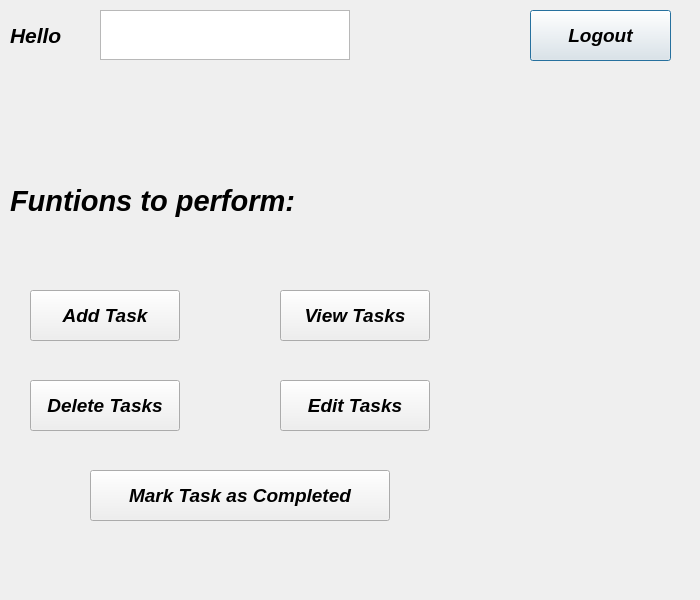
<?xml version="1.0" encoding="UTF-8"?>
<ui version="4.0">
 <class>MainPage</class>
 <widget class="QDialog" name="MainPage">
  <property name="geometry">
   <rect>
    <x>0</x>
    <y>0</y>
    <width>700</width>
    <height>600</height>
   </rect>
  </property>
  <property name="maximumSize">
   <size>
    <width>700</width>
    <height>600</height>
   </size>
  </property>
  <property name="windowTitle">
   <string>Dialog</string>
  </property>
  <widget class="QTextEdit" name="UsernameTextField">
   <property name="geometry">
    <rect>
     <x>100</x>
     <y>10</y>
     <width>250</width>
     <height>50</height>
    </rect>
   </property>
   <property name="maximumSize">
    <size>
     <width>250</width>
     <height>50</height>
    </size>
   </property>
   <property name="font">
    <font>
     <pointsize>12</pointsize>
    </font>
   </property>
   <property name="autoFillBackground">
    <bool>true</bool>
   </property>
  </widget>
  <widget class="QLabel" name="HelloMessageLabel">
   <property name="geometry">
    <rect>
     <x>10</x>
     <y>20</y>
     <width>81</width>
     <height>31</height>
    </rect>
   </property>
   <property name="maximumSize">
    <size>
     <width>100</width>
     <height>50</height>
    </size>
   </property>
   <property name="font">
    <font>
     <pointsize>16</pointsize>
     <italic>true</italic>
     <bold>true</bold>
    </font>
   </property>
   <property name="text">
    <string>Hello</string>
   </property>
  </widget>
  <widget class="QPushButton" name="logoutButton">
   <property name="geometry">
    <rect>
     <x>530</x>
     <y>10</y>
     <width>141</width>
     <height>51</height>
    </rect>
   </property>
   <property name="maximumSize">
    <size>
     <width>150</width>
     <height>70</height>
    </size>
   </property>
   <property name="font">
    <font>
     <pointsize>14</pointsize>
     <italic>true</italic>
     <bold>true</bold>
    </font>
   </property>
   <property name="text">
    <string>Logout</string>
   </property>
  </widget>
  <widget class="QLabel" name="FunctionMessageLabel">
   <property name="geometry">
    <rect>
     <x>10</x>
     <y>170</y>
     <width>400</width>
     <height>61</height>
    </rect>
   </property>
   <property name="maximumSize">
    <size>
     <width>400</width>
     <height>100</height>
    </size>
   </property>
   <property name="font">
    <font>
     <pointsize>22</pointsize>
     <italic>true</italic>
     <bold>true</bold>
    </font>
   </property>
   <property name="text">
    <string>Funtions to perform:</string>
   </property>
  </widget>
  <widget class="QPushButton" name="AddTasksButton">
   <property name="geometry">
    <rect>
     <x>30</x>
     <y>290</y>
     <width>150</width>
     <height>51</height>
    </rect>
   </property>
   <property name="maximumSize">
    <size>
     <width>150</width>
     <height>70</height>
    </size>
   </property>
   <property name="font">
    <font>
     <pointsize>14</pointsize>
     <italic>true</italic>
     <bold>true</bold>
    </font>
   </property>
   <property name="text">
    <string>Add Task</string>
   </property>
  </widget>
  <widget class="QPushButton" name="ViewTaskButton">
   <property name="geometry">
    <rect>
     <x>280</x>
     <y>290</y>
     <width>150</width>
     <height>51</height>
    </rect>
   </property>
   <property name="maximumSize">
    <size>
     <width>150</width>
     <height>70</height>
    </size>
   </property>
   <property name="font">
    <font>
     <pointsize>14</pointsize>
     <italic>true</italic>
     <bold>true</bold>
    </font>
   </property>
   <property name="text">
    <string>View Tasks</string>
   </property>
  </widget>
  <widget class="QPushButton" name="deleteTasksButton">
   <property name="geometry">
    <rect>
     <x>30</x>
     <y>380</y>
     <width>150</width>
     <height>51</height>
    </rect>
   </property>
   <property name="maximumSize">
    <size>
     <width>150</width>
     <height>70</height>
    </size>
   </property>
   <property name="font">
    <font>
     <pointsize>14</pointsize>
     <italic>true</italic>
     <bold>true</bold>
    </font>
   </property>
   <property name="text">
    <string>Delete Tasks</string>
   </property>
  </widget>
  <widget class="QPushButton" name="MarkCompleteTaskButton">
   <property name="geometry">
    <rect>
     <x>90</x>
     <y>470</y>
     <width>300</width>
     <height>51</height>
    </rect>
   </property>
   <property name="maximumSize">
    <size>
     <width>300</width>
     <height>70</height>
    </size>
   </property>
   <property name="font">
    <font>
     <pointsize>14</pointsize>
     <italic>true</italic>
     <bold>true</bold>
    </font>
   </property>
   <property name="text">
    <string>Mark Task as Completed</string>
   </property>
  </widget>
  <widget class="QPushButton" name="EditTaskButton">
   <property name="geometry">
    <rect>
     <x>280</x>
     <y>380</y>
     <width>150</width>
     <height>51</height>
    </rect>
   </property>
   <property name="maximumSize">
    <size>
     <width>150</width>
     <height>70</height>
    </size>
   </property>
   <property name="font">
    <font>
     <pointsize>14</pointsize>
     <italic>true</italic>
     <bold>true</bold>
    </font>
   </property>
   <property name="text">
    <string>Edit Tasks</string>
   </property>
  </widget>
 </widget>
 <resources/>
 <connections/>
</ui>
